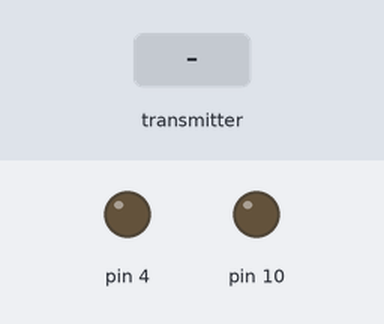
This sketch was run on a simulated Arduino Uno, built with avr-gcc and run on an emulated ATmega328P. Shown: output pins drawn as LEDs (lit = HIGH). Inputs (shaded band) come from the test bench. No radio packets arrive unless stated; what the sketch prints to the serial monitor is not drawn.

Above: at 3.2 s.
3.3 s: the transmitter starts sending txt.1 = 1023
At 4.5 s:
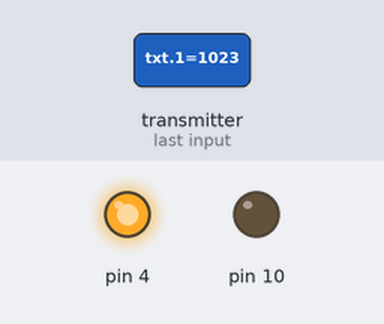
4.8 s: the transmitter starts sending txt.0 = 1023
At 6.1 s:
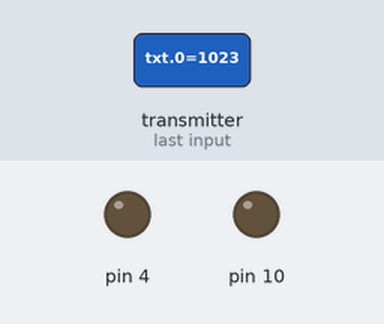
Timing chart, 0 to 7.8 s (numbered marks = the images above; inputs shaded):
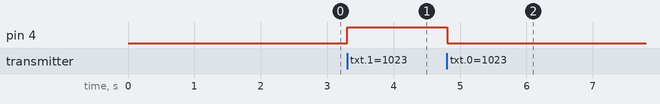

The sketch:

Radio_Range_Test_Reciever.ino
```cpp
#include <RF24.h>
#include <RF24_config.h>
#include <nRF24L01.h>
#include <printf.h>
#include <SPI.h>


RF24 radio(9,8); //instantiating the radio object and setting CE to pin 9 and CSN to pin 10
const byte address[5] = {'f','t','h','i','s'};
char txt[2] = "1";
bool startup = false;


void setup() {
  // put your setup code here, to run once:
  delay(2000); // lets the capacitors charge up before handshake attempt (doesn't appear to be necessary for nano every, is necessary for uno)
  pinMode(4,OUTPUT);
  pinMode(10,OUTPUT);
  digitalWrite(10,LOW);
  Serial.begin(9600);
  radio.begin();
  radio.setPALevel(RF24_PA_MIN);
  radio.setDataRate(RF24_250KBPS); // lower data rate to prevent ringing at higher voltage logic levels on SPI pins
  radio.openReadingPipe(1, address);
  radio.startListening();
  if (radio.isChipConnected()){
    startup = true;
  }
  digitalWrite(4,LOW);
  radio.flush_rx();
};

void loop() {

  // put your main code here, to run repeatedly:
  if (radio.available()){
    txt[0] = '0';

    radio.read(&txt, sizeof(txt));

    if(txt[0] == '1'){
      digitalWrite(4,HIGH);
    }else{
      digitalWrite(4,LOW);
    }
  }
  Serial.println(txt);

};
```

Measured:
- after the input at 3.3 s, pin 4: LOW → HIGH at once
- after the input at 4.8 s, pin 4: HIGH → LOW at once
